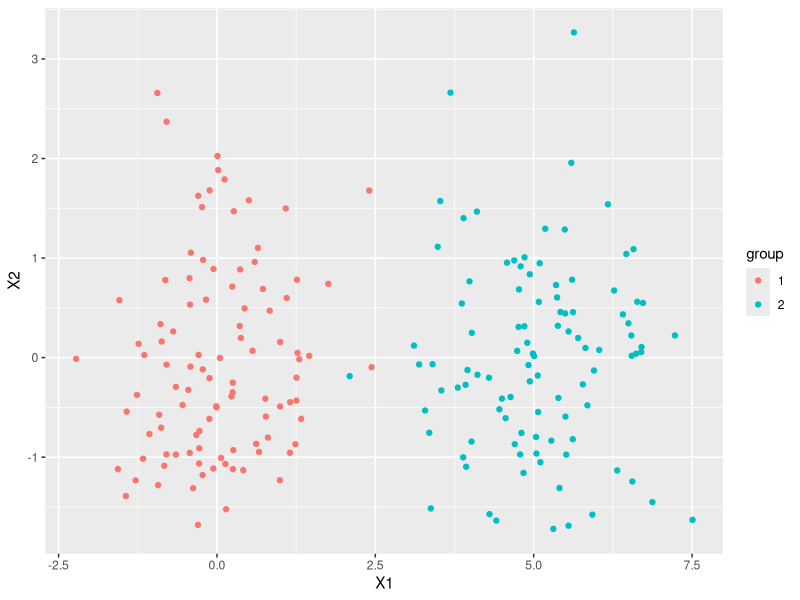
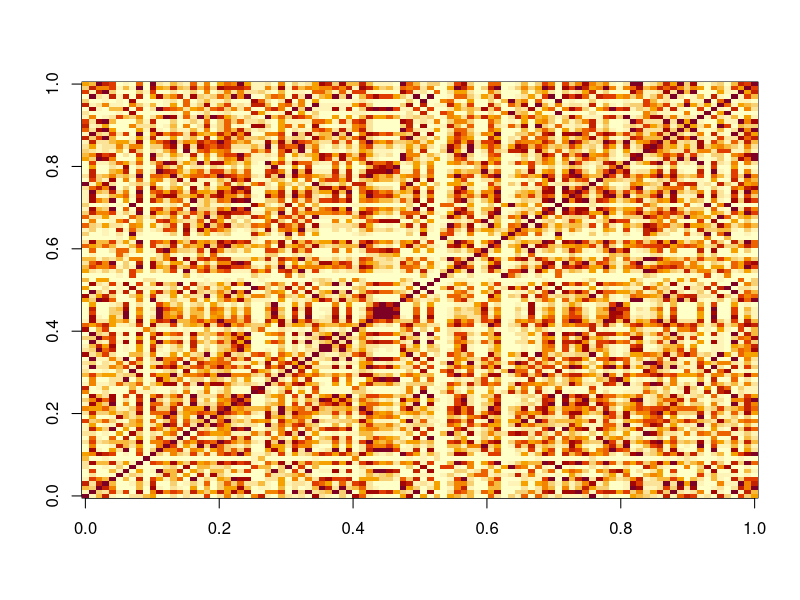

The R script that drew these images, in order:
## ---- chunk 1
set.seed(0)
n <- 100
x1 <- matrix(rnorm(2*n), n, 2)
x2 <- sweep(matrix(rnorm(2*n), n, 2), 2, c(-5,0))
x <- rbind(cbind(x1,1), cbind(x2, 2))
x <- data.frame(x)
x[,3] <- as.factor(x[,3])
names(x)[3] <- "group"
library(ggplot2)
ggplot(data=x, mapping=aes(x=X1, y=X2, color=group)) + geom_point()
## ---- chunk 2
S <- outer(1:n, 1:n, Vectorize(function(i,j, sig=1) {exp(-sum((x[i,1:2]-x[j,1:2])^2)/2/sig^2)}))
## ---- chunk 3
image(S)
